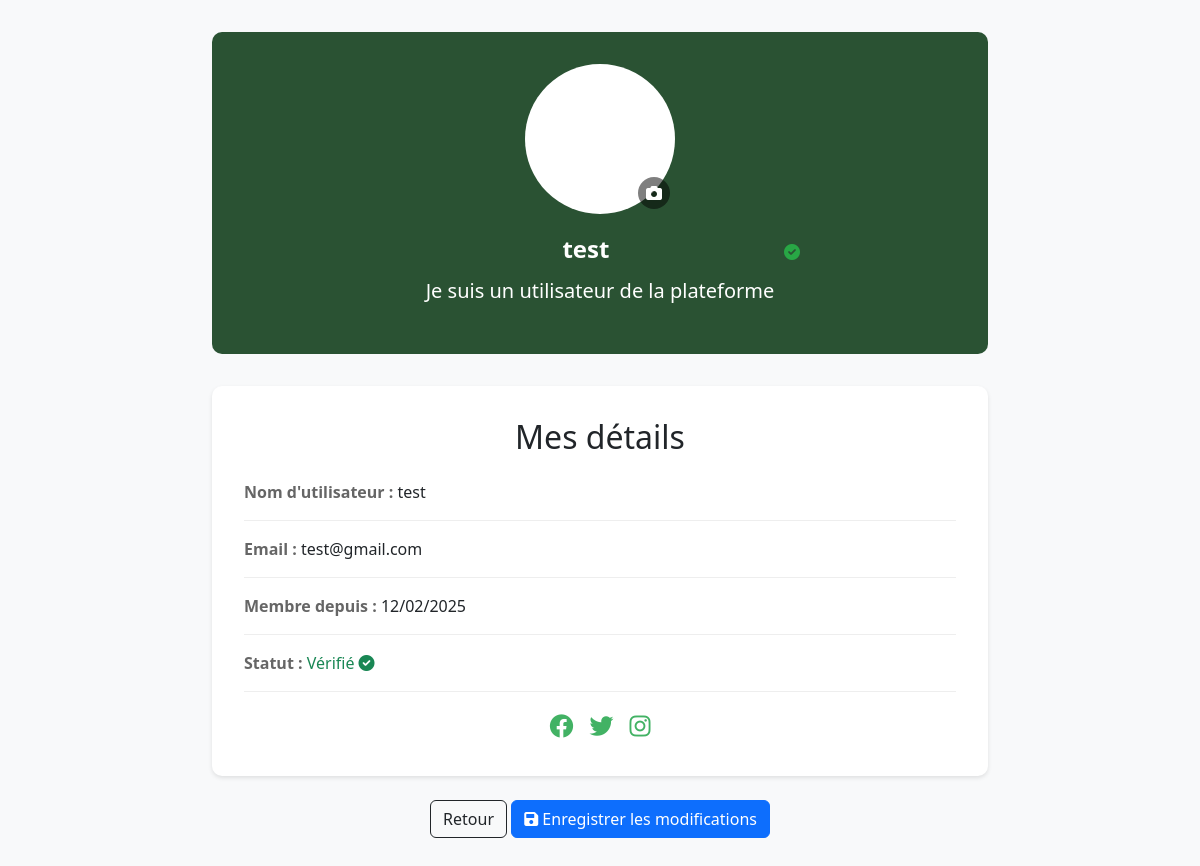
The app's page /pages/profile.php (signed in) with its own data.
### tables this page shows
CREATE TABLE IF NOT EXISTS `users` (
  `id` int NOT NULL AUTO_INCREMENT,
  `username` varchar(50) NOT NULL,
  `email` varchar(100) NOT NULL,
  `password` varchar(255) NOT NULL,
  `verified` tinyint(1) DEFAULT '0',
  `created_at` timestamp NOT NULL DEFAULT CURRENT_TIMESTAMP,
  `role` enum('user','admin','admin_tournoi') NOT NULL DEFAULT 'user',
  PRIMARY KEY (`id`),
  UNIQUE KEY `username` (`username`),
  UNIQUE KEY `email` (`email`)
);

### pages/profile.php (the view, shortened to what this page needs)
<?php
include "../config/db.php";
$user_id = $_SESSION['user_id'];
$stmt = $pdo->prepare("SELECT username, email, created_at, verified FROM users WHERE id = ?");
$stmt->execute([$user_id]);
$user = $stmt->fetch(PDO::FETCH_ASSOC);
$profile_photo = "../uploads/profiles/profile_" . $user_id . ".jpg";
if (!file_exists($profile_photo)) {
    $profile_photo = "../uploads/profiles/profile_" . $user_id . ".jpeg";
}
if (!file_exists($profile_photo)) {
    $profile_photo = "../uploads/profiles/profile_" . $user_id . ".png";
}
if (!file_exists($profile_photo)) {
    $profile_photo = "/assets/default-avatar.png";
}
$created_date = new DateTime($user['created_at']);
$created_formatted = $created_date->format('d/m/Y');
?>
<!DOCTYPE html>
<html lang="fr">
<head>
    <link href="https://cdn.jsdelivr.net/npm/bootstrap@5.3.0/dist/css/bootstrap.min.css" rel="stylesheet">
    <link href="https://cdnjs.cloudflare.com/ajax/libs/font-awesome/6.0.0/css/all.min.css" rel="stylesheet">
</head>
<body>
    <div class="container profile-container">
        <div class="profile-header text-center">
            <form method="POST" enctype="multipart/form-data" id="profile-form">
                <div class="profile-image-container">
                    <img src="<?php echo $profile_photo; ?>" alt="Photo de profil" class="profile-image">
                    <label for="profile_photo" class="edit-photo-btn" title="Changer la photo">
                        <i class="fas fa-camera"></i>
                    </label>
                </div>
                <input type="text" name="username" value="<?php echo htmlspecialchars($user['username']); ?>"
                       class="username-input mb-2">
                <?php if($user['verified']): ?>
                    <i class="fas fa-check-circle verified-badge" title="Compte vérifié"></i>
                <?php endif; ?>
            </form>
            <p class="lead">Je suis un utilisateur de la plateforme</p>
        </div>
        <div class="details-card">
            <h2 class="text-center mb-4">Mes détails</h2>
            <div class="detail-item">
                <span class="detail-label">Nom d'utilisateur :</span>
                <span><?php echo htmlspecialchars($user['username']); ?></span>
            </div>
            <div class="detail-item">
                <span class="detail-label">Email :</span>
                <span><?php echo htmlspecialchars($user['email']); ?></span>
            </div>
            <div class="detail-item">
                <span class="detail-label">Membre depuis :</span>
                <span><?php echo $created_formatted; ?></span>
            </div>
            <div class="detail-item">
                <span class="detail-label">Statut :</span>
                <span>
                    <?php if($user['verified']): ?>
                        <span class="text-success">Vérifié <i class="fas fa-check-circle"></i></span>
                    <?php else: ?>
                        <span class="text-warning">En attente de vérification</span>
                    <?php endif; ?>
                </span>
            </div>
            <div class="social-links">
                <a href="#" title="Facebook"><i class="fab fa-facebook"></i></a>
                <a href="#" title="Twitter"><i class="fab fa-twitter"></i></a>
                <a href="#" title="Instagram"><i class="fab fa-instagram"></i></a>
            </div>
        </div>
        <div class="text-center mt-4">
        <a href="home.php" class="btn btn-outline-dark">Retour</a>
            <button type="submit" form="profile-form" class="btn btn-primary">
                <i class="fas fa-save"></i> Enregistrer les modifications
            </button>
        </div>
    </div>
</body>
</html>

### pages/profile.php (style rules this page uses)
body { background-color: #f8f9fa; }
.profile-container { max-width: 800px; margin: 2rem auto; }
.profile-header { background-color:rgb(42, 82, 51); color: white; padding: 2rem; border-radius: 10px; margin-bottom: 2rem; }
.profile-image { width: 150px; height: 150px; border-radius: 50%; margin: 0 auto 1rem; display: block; background-color: #fff; padding: 3px; object-fit: cover; }
.details-card { background: white; border-radius: 10px; padding: 2rem; box-shadow: 0 2px 4px rgba(0,0,0,0.1); }
.social-links { display: flex; justify-content: center; gap: 1rem; margin-top: 1rem; }
.social-links a { color:rgb(66, 178, 100); font-size: 1.5rem; transition: color 0.3s ease; }
.verified-badge { color: #28a745; margin-left: 0.5rem; }
.detail-item { margin-bottom: 1rem; padding-bottom: 1rem; border-bottom: 1px solid #eee; }
.detail-label { font-weight: bold; color: #666; }
.profile-image-container { position: relative; width: 150px; margin: 0 auto; }
.edit-photo-btn { position: absolute; bottom: 5px; right: 5px; background: rgba(0, 0, 0, 0.5); color: white; border-radius: 50%; width: 32px; height: 32px; display: flex; align-items: center; justify-content: center; cursor: pointer; transition: background 0.3s ease; }
.username-input { background: transparent; border: none; color: white; text-align: center; font-size: 24px; font-weight: bold; width: auto; min-width: 200px; }

### records on screen
users: username "test", email "test@gmail.com", created_at "12/02/2025"
